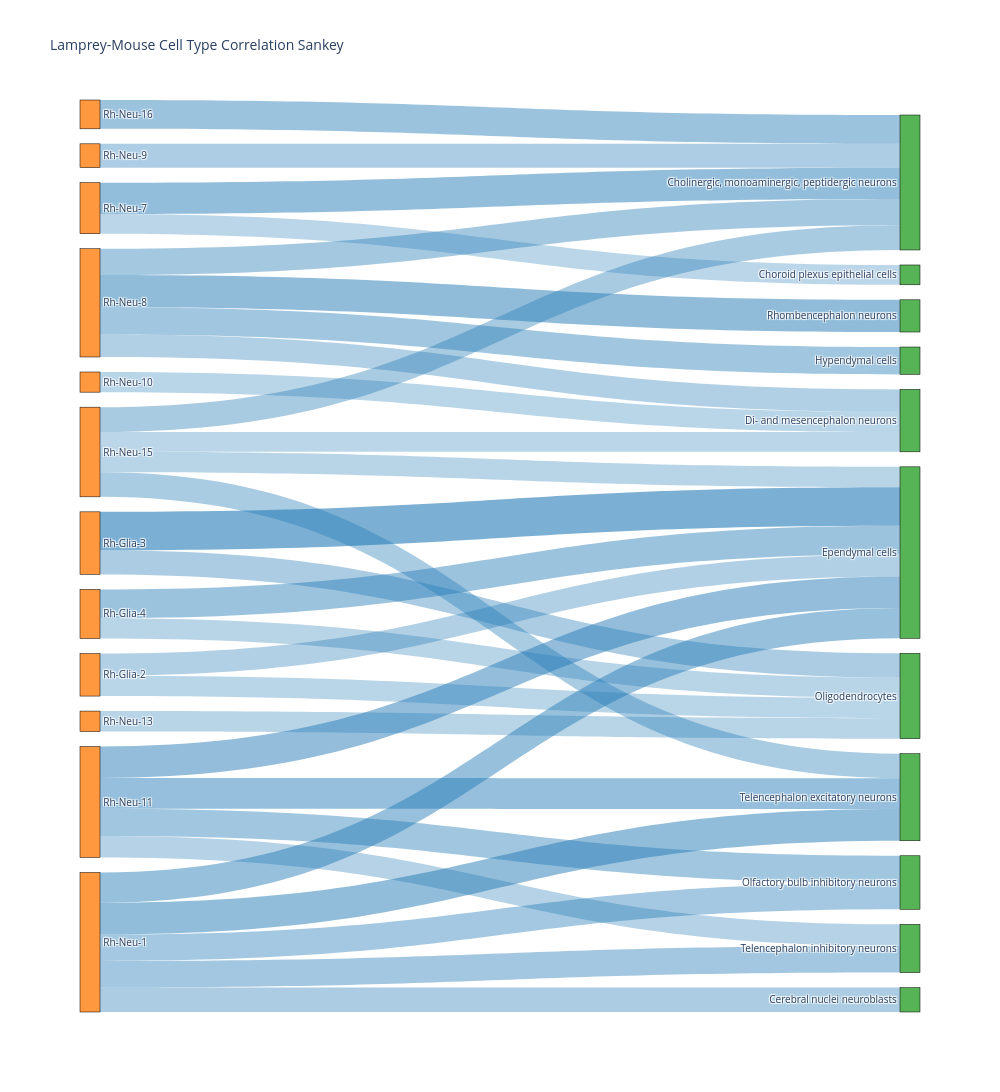

Notebook cell for this chart:
### Code cell
raw_indexs = [

 'lamprey_Rh-Glia-1',
 'lamprey_Rh-Glia-2',
 'lamprey_Rh-Glia-3',
 'lamprey_Rh-Glia-4',
 'lamprey_Rh-Neu-1',
 'lamprey_Rh-Neu-10',
 'lamprey_Rh-Neu-11',
 'lamprey_Rh-Neu-12',
 'lamprey_Rh-Neu-13',
 'lamprey_Rh-Neu-14',
 'lamprey_Rh-Neu-15',
 'lamprey_Rh-Neu-16',
 'lamprey_Rh-Neu-2',
 'lamprey_Rh-Neu-3',
 'lamprey_Rh-Neu-4',
 'lamprey_Rh-Neu-5',
 'lamprey_Rh-Neu-6',
 'lamprey_Rh-Neu-7',
 'lamprey_Rh-Neu-8',
 'lamprey_Rh-Neu-9',
]
raw_columns = ['mouse_Astrocytes',
 'mouse_Cerebral nuclei neuroblasts',
 'mouse_Cholinergic, monoaminergic, peptidergic neurons',
 'mouse_Choroid plexus epithelial cells',
 'mouse_Dentate gyrus granule neurons',
 'mouse_Di- and mesencephalon neurons',
 'mouse_Endothelial cells',
 'mouse_Ependymal cells',
 'mouse_Hypendymal cells',
 'mouse_Microglia',
 'mouse_Olfactory bulb inhibitory neurons',
 'mouse_Oligodendrocyte precursor cells',
 'mouse_Oligodendrocytes',
 'mouse_Rhombencephalon neurons',
 'mouse_Telencephalon excitatory neurons',
 'mouse_Telencephalon inhibitory neurons',
 'mouse_Vascular and leptomeningeal cells']
scvi_repr = adata.obsm['aligned_scvi']
cell_types = adata.obs['celltype'].values
df = pd.DataFrame(scvi_repr, index=adata.obs.index)
df['cell_type'] = cell_types
mean_repr = df.groupby('cell_type').mean()
corr_matrix = mean_repr.T.corr('pearson')
corr_matrix = corr_matrix[raw_columns].loc[raw_indexs]
corr_matrix.index = [i.replace('lamprey_', '') for i in corr_matrix.index]
corr_matrix.columns = [i.replace('mouse_', ' ') for i in corr_matrix.columns]
corr_plot(corr_matrix, '/data/work/22.fusemap/05.stereoalign/02.scvi/08.Pons/01_20251223/Pons_2.pdf', (6,8))
fig = plot_sankey_from_corr(corr_matrix, threshold=0.3, )
fig.write_html('/data/work/22.fusemap/05.stereoalign/02.scvi/08.Pons/01_20251223/Pons_2.html')

### Figure 1 — Plotly figure (JSON) as saved in the notebook; plotly's stock layout.template omitted (floating-point values rounded to 4 significant figures)
{"data": [{"link": {"color": ["rgba(31, 119, 180, 0.3399247085693533)", "rgba(31, 119, 180, 0.3108964128536695)", "rgba(31, 119, 180, 0.5867078375270596)", "rgba(31, 119, 180, 0.3707263102499109)", "rgba(31, 119, 180, 0.44016288323309816)", "rgba(31, 119, 180, 0.311852986764935)", "rgba(31, 119, 180, 0.37303461873840216)", "rgba(31, 119, 180, 0.4630653287837583)", "rgba(31, 119, 180, 0.404618917105505)", "rgba(31, 119, 180, 0.48560810950106376)", "rgba(31, 119, 180, 0.40844162945727297)", "rgba(31, 119, 180, 0.30872595205339315)", "rgba(31, 119, 180, 0.48150675893412564)", "rgba(31, 119, 180, 0.41491565886655374)", "rgba(31, 119, 180, 0.4709213913407155)", "rgba(31, 119, 180, 0.3307608233034744)", "rgba(31, 119, 180, 0.31320265387436363)", "rgba(31, 119, 180, 0.3802440120668907)", "rgba(31, 119, 180, 0.30335934409852655)", "rgba(31, 119, 180, 0.31312778775720446)", "rgba(31, 119, 180, 0.37563735897047085)", "rgba(31, 119, 180, 0.4410882777280268)", "rgba(31, 119, 180, 0.4789135788191444)", "rgba(31, 119, 180, 0.30335845517410415)", "rgba(31, 119, 180, 0.40104853142717856)", "rgba(31, 119, 180, 0.3433626191189819)", "rgba(31, 119, 180, 0.4191110351511774)", "rgba(31, 119, 180, 0.49294753989738016)", "rgba(31, 119, 180, 0.36429872109947514)"], "source": [1, 1, 2, 2, 3, 3, 4, 4, 4, 4, 4, 5, 6, 6, 6, 6, 8, 10, 10, 10, 10, 11, 17, 17, 18, 18, 18, 18, 19], "target": [27, 32, 27, 32, 27, 32, 21, 27, 30, 34, 35, 25, 27, 30, 34, 35, 32, 22, 25, 27, 34, 22, 22, 23, 22, 25, 28, 33, 22], "value": [0.3399, 0.3109, 0.5867, 0.3707, 0.4402, 0.3119, 0.373, 0.4631, 0.4046, 0.4856, 0.4084, 0.3087, 0.4815, 0.4149, 0.4709, 0.3308, 0.3132, 0.3802, 0.3034, 0.3131, 0.3756, 0.4411, 0.4789, 0.3034, 0.401, 0.3434, 0.4191, 0.4929, 0.3643]}, "node": {"color": ["rgba(255, 127, 14, 0.8)", "rgba(255, 127, 14, 0.8)", "rgba(255, 127, 14, 0.8)", "rgba(255, 127, 14, 0.8)", "rgba(255, 127, 14, 0.8)", "rgba(255, 127, 14, 0.8)", "rgba(255, 127, 14, 0.8)", "rgba(255, 127, 14, 0.8)", "rgba(255, 127, 14, 0.8)", "rgba(255, 127, 14, 0.8)", "rgba(255, 127, 14, 0.8)", "rgba(255, 127, 14, 0.8)", "rgba(255, 127, 14, 0.8)", "rgba(255, 127, 14, 0.8)", "rgba(255, 127, 14, 0.8)", "rgba(255, 127, 14, 0.8)", "rgba(255, 127, 14, 0.8)", "rgba(255, 127, 14, 0.8)", "rgba(255, 127, 14, 0.8)", "rgba(255, 127, 14, 0.8)", "rgba(44, 160, 44, 0.8)", "rgba(44, 160, 44, 0.8)", "rgba(44, 160, 44, 0.8)", "rgba(44, 160, 44, 0.8)", "rgba(44, 160, 44, 0.8)", "rgba(44, 160, 44, 0.8)", "rgba(44, 160, 44, 0.8)", "rgba(44, 160, 44, 0.8)", "rgba(44, 160, 44, 0.8)", "rgba(44, 160, 44, 0.8)", "rgba(44, 160, 44, 0.8)", "rgba(44, 160, 44, 0.8)", "rgba(44, 160, 44, 0.8)", "rgba(44, 160, 44, 0.8)", "rgba(44, 160, 44, 0.8)", "rgba(44, 160, 44, 0.8)", "rgba(44, 160, 44, 0.8)"], "label": ["Rh-Glia-1", "Rh-Glia-2", "Rh-Glia-3", "Rh-Glia-4", "Rh-Neu-1", "Rh-Neu-10", "Rh-Neu-11", "Rh-Neu-12", "Rh-Neu-13", "Rh-Neu-14", "Rh-Neu-15", "Rh-Neu-16", "Rh-Neu-2", "Rh-Neu-3", "Rh-Neu-4", "Rh-Neu-5", "Rh-Neu-6", "Rh-Neu-7", "Rh-Neu-8", "Rh-Neu-9", " Astrocytes", " Cerebral nuclei neuroblasts", " Cholinergic, monoaminergic, peptidergic neurons", " Choroid plexus epithelial cells", " Dentate gyrus granule neurons", " Di- and mesencephalon neurons", " Endothelial cells", " Ependymal cells", " Hypendymal cells", " Microglia", " Olfactory bulb inhibitory neurons", " Oligodendrocyte precursor cells", " Oligodendrocytes", " Rhombencephalon neurons", " Telencephalon excitatory neurons", " Telencephalon inhibitory neurons", " Vascular and leptomeningeal cells"], "line": {"color": "black", "width": 0.5}, "pad": 15, "thickness": 20}, "type": "sankey"}], "layout": {"font": {"size": 10}, "height": 1200, "title": {"text": "Lamprey-Mouse Cell Type Correlation Sankey"}, "width": 1000}}
